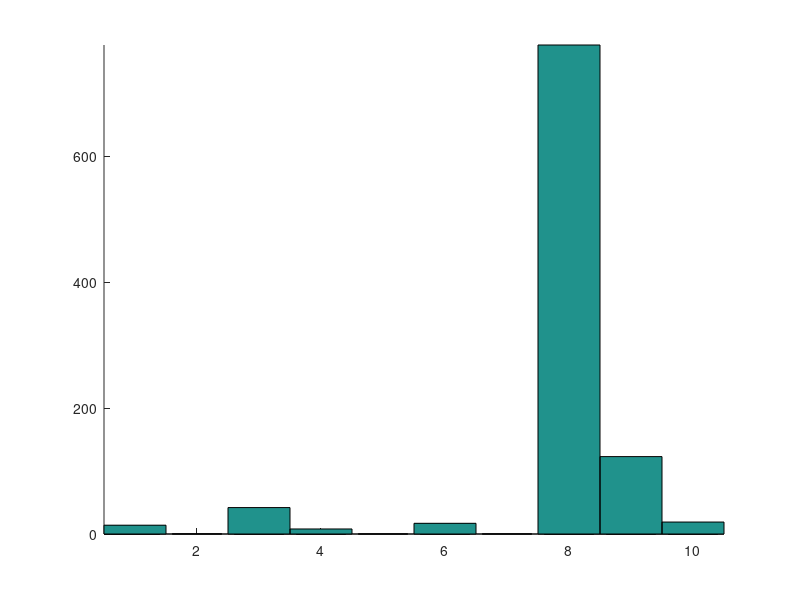

This chart was generated by the following MATLAB code:
%%
% Test for Metropolis-Hastings for a discrete distribution.

% dimension
n = 10;
% #samples
q = 1000;

niter = 100;

% initial locations
X = ceil(rand(q,1)*n);

% target distribution
mu = rand(n,1); mu = mu/sum(mu);

% radius for move
r = 1;

for i=1:niter
    clf; hold on;
    bar(1:n, mu, 'r'); axis tight;
    hist(X,1:n); axis tight;
    % proposal move
    V = ceil(rand(q,1)*(2*r+1))-r-1;
    X1 = mod(X + V,n)+1;
    % accept/reject
    R = mu(X1) ./ mu(X);
    U = rand(q,1)<R;
    X = X1.*(1-U) + X.*U;
end
